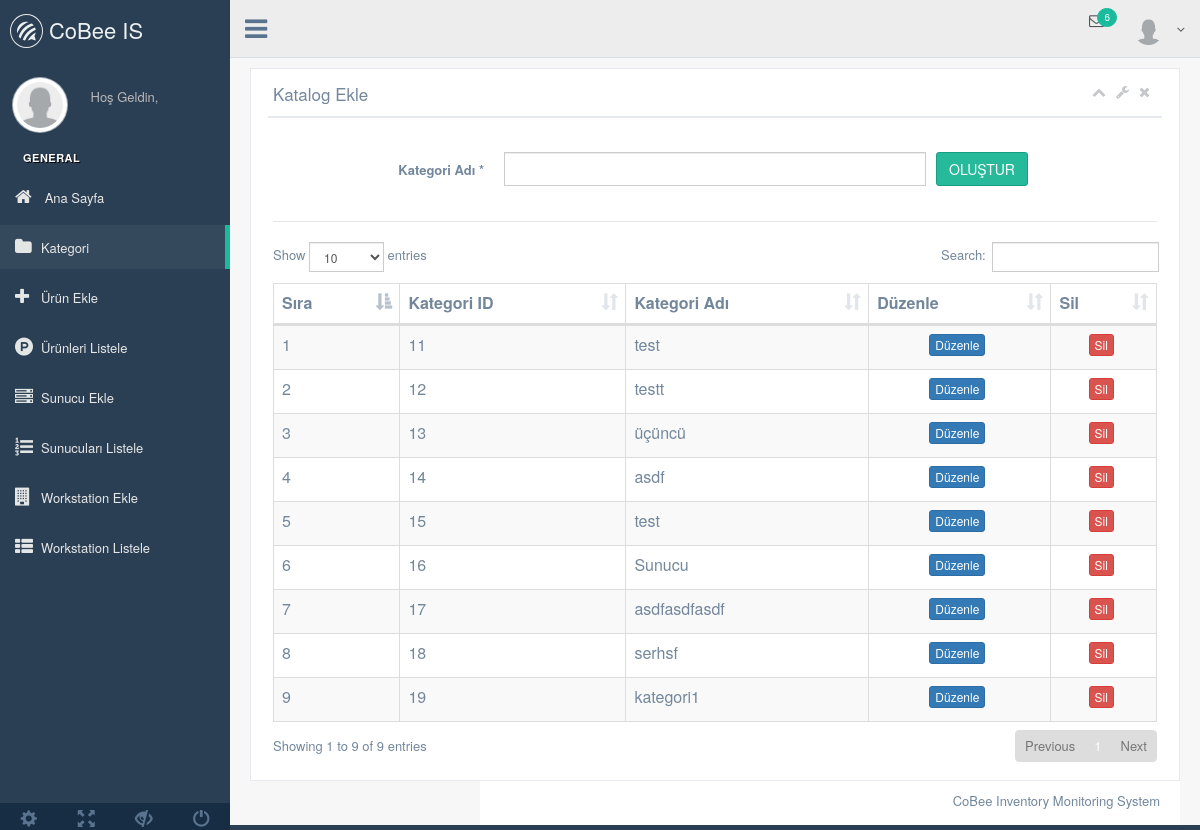
Screenshot of /production/katalog-ekle.php with the database file from the repository.
### tables this page shows
CREATE TABLE `catalogue` (
  `cataid` int(11) NOT NULL,
  `cataname` varchar(50) NOT NULL
);

### production/katalog-ekle.php (the view, shortened to what this page needs)
<?php include 'header.php'; ?>
        <div class="right_col" role="main">
          <div class="">
            <div class="page-title">
            <div class="row">
              <div class="col-md-12 col-sm-12 col-xs-12">
                <div class="x_panel">
                  <div class="x_title">
                    <h2>Katalog Ekle
                    <small>İşlem Durumu                    <?php
                    if ($_GET['durum']=="ok") { ?>
                          <b style="color:green;"> İşlem Başarılı...</b>
                          <?php
                    } else if ($_GET['durum']=="failed")
                    {  ?>
                             <b style="color:red;"> İşlem Başarısız...</b> <?php
                    } ?></small></h2>
                    <ul class="nav navbar-right panel_toolbox">
                      <li><a class="collapse-link"><i class="fa fa-chevron-up"></i></a>
                      </li>
                      <li class="dropdown">
                        <a href="#" class="dropdown-toggle" data-toggle="dropdown" role="button" aria-expanded="false"><i class="fa fa-wrench"></i></a>
                      </li>
                      <li><a class="close-link"><i class="fa fa-close"></i></a>
                      </li>
                    </ul>
                    <div class="clearfix"></div>
                  </div>
                  <div class="x_content">
                    <br />
                    <form action="../netting/islem.php" method="POST" id="demo-form2" data-parsley-validate class="form-horizontal form-label-left">
                      <div class="form-group">
                        <label class="control-label col-md-3 col-sm-3 col-xs-12" for="first-name">Kategori Adı <span class="required">*</span>
                        </label>
                        <div class="col-md-6 col-sm-6 col-xs-12">
                          <input type="text" id="first-name" required="required" name="categoryname" class="form-control col-md-7 col-xs-12">
                        </div>
                        <button name="kategoriekle" type="submit" class="btn btn-success">OLUŞTUR</button>
                      </div>
                      </form>
                      <div class="ln_solid"></div>
                      <table id="datatable-responsive" class="table table-striped table-bordered dt-responsive nowrap" cellspacing="0" width="100%">
                      <thead>
                        <tr>
                        <th>Sıra</th>
                          <th>Kategori ID</th>
                          <th>Kategori Adı</th>
                          <th>Düzenle</th>
                          <th>Sil</th>
                        </tr>
                      </thead>
                      <tbody>
                      <?php
                      $order=0;
                        while($kategorishow=$kategorisirala->fetch(PDO::FETCH_ASSOC)){ $order++; ?>
                        <tr>
                          <td><?php echo $order; ?></td>
                          <td><?php echo $kategorishow['cataid']; ?></td>
                          <td><?php echo $kategorishow['cataname']; ?></td>
                          <td><center><button class="btn btn-primary btn-xs">Düzenle</button></center></td>
                          <td><center><button class="btn btn-danger btn-xs">Sil</button></center></td>
                        </tr>
                       <?php } ?>
                      </tbody>
                    </table>
                  </div>
                </div>
              </div>
            </div>
          </div>
        </div>
        <?php include 'footer.php'; ?>

### production/header.php (shortened to what this page needs)
<?php
include '../netting/islem.php';
$kategorisirala = $db->prepare("SELECT * FROM catalogue");
$kategorisirala->execute();
?>
<!DOCTYPE html>
<html lang="en">
  <head>
    <link href="../vendors/bootstrap/dist/css/bootstrap.min.css" rel="stylesheet">
    <link href="../vendors/font-awesome/css/font-awesome.min.css" rel="stylesheet">
    <link href="../vendors/nprogress/nprogress.css" rel="stylesheet">
    <link href="../vendors/iCheck/skins/flat/green.css" rel="stylesheet">
    <link href="../vendors/datatables.net-bs/css/dataTables.bootstrap.min.css" rel="stylesheet">
    <link href="../vendors/datatables.net-buttons-bs/css/buttons.bootstrap.min.css" rel="stylesheet">
    <link href="../vendors/datatables.net-fixedheader-bs/css/fixedHeader.bootstrap.min.css" rel="stylesheet">
    <link href="../vendors/datatables.net-responsive-bs/css/responsive.bootstrap.min.css" rel="stylesheet">
    <link href="../vendors/datatables.net-scroller-bs/css/scroller.bootstrap.min.css" rel="stylesheet">
    <link href="../build/css/custom.min.css" rel="stylesheet">
  </head>
  <body class="nav-md">
    <div class="container body">
      <div class="main_container">
        <div class="col-md-3 left_col">
          <div class="left_col scroll-view">
            <div class="navbar nav_title" style="border: 0;">
              <a href="index.php" class="site_title"><i class="fa fa-forumbee"></i> <span>CoBee IS</span></a>
            </div>
            <div class="profile clearfix">
              <div class="profile_pic">
                <img src="images/user.png" alt="..." class="img-circle profile_img">
              </div>
              <div class="profile_info">
                <span>Hoş Geldin,</span>
              </div>
            </div>
            <br />
            <div id="sidebar-menu" class="main_menu_side hidden-print main_menu">
              <div class="menu_section">
                <h3>General</h3>
                <ul class="nav side-menu">
                <li><a href="index.php">  <i class="fa fa-home"></i> Ana Sayfa </a></li>
                <li><a href="katalog-ekle.php">  <i class="fa fa-folder"></i>Kategori</a></li>
                <li><a href="urun-ekle.php"> <i class="fa fa-plus"></i></i>Ürün Ekle</a></li>
                <li><a href="urun-listele.php"> <i class="fa fa-product-hunt"></i></i>Ürünleri Listele</a></li>
                <li><a href="sunucu-ekle.php"> <i class="fa fa-server"></i></i>Sunucu Ekle</a></li>
                <li><a href="sunucu-listele.php"> <i class="fa fa-list-ol"></i></i>Sunucuları Listele</a></li>
                <li><a href="workstation-ekle.php"> <i class="fa fa-building"></i></i></i>Workstation Ekle</a></li>
                <li><a href="workstation-listele.php"> <i class="fa fa-th-list"></i></i></i>Workstation Listele</a></li>
                   </ul>
              </div>
            </div>
            <div class="sidebar-footer hidden-small">
              <a data-toggle="tooltip" data-placement="top" title="Settings">
                <span class="glyphicon glyphicon-cog" aria-hidden="true"></span>
              </a>
              <a data-toggle="tooltip" data-placement="top" title="FullScreen">
                <span class="glyphicon glyphicon-fullscreen" aria-hidden="true"></span>
              </a>
              <a data-toggle="tooltip" data-placement="top" title="Lock">
                <span class="glyphicon glyphicon-eye-close" aria-hidden="true"></span>
              </a>
              <a data-toggle="tooltip" data-placement="top" title="Logout">
                <span class="glyphicon glyphicon-off" aria-hidden="true"></span>
              </a>
            </div>
          </div>
        </div>
        <div class="top_nav">
          <div class="nav_menu">
            <nav>
              <div class="nav toggle">
                <a id="menu_toggle"><i class="fa fa-bars"></i></a>
              </div>
              <ul class="nav navbar-nav navbar-right">
                <li class="">
                  <a href="javascript:;" class="user-profile dropdown-toggle" data-toggle="dropdown" aria-expanded="false">
                    <img src="images/user.png" alt=""><?php echo $_SESSION['username']?>
                    <span class=" fa fa-angle-down"></span>
                  </a>
                </li>
                <li role="presentation" class="dropdown">
                  <a href="javascript:;" class="dropdown-toggle info-number" data-toggle="dropdown" aria-expanded="false">
                    <span class="badge bg-green">6</span>
                  </a>
                </li>
              </ul>
            </nav>
          </div>
        </div>

### production/footer.php (shortened to what this page needs)
      <footer>
          <div class="pull-right">
            CoBee Inventory Monitoring System
          </div>
        </footer>
      </div>
    </div>
  </body>
</html>

### rows the page displays
catalogue: cataid "11", cataname "test"
catalogue: cataid "12", cataname "testt"
catalogue: cataid "13", cataname "üçüncü"
catalogue: cataid "14", cataname "asdf"
catalogue: cataid "15", cataname "test"
catalogue: cataid "16", cataname "Sunucu"
catalogue: cataid "17", cataname "asdfasdfasdf"
catalogue: cataid "18", cataname "serhsf"
catalogue: cataid "19", cataname "kategori1"
